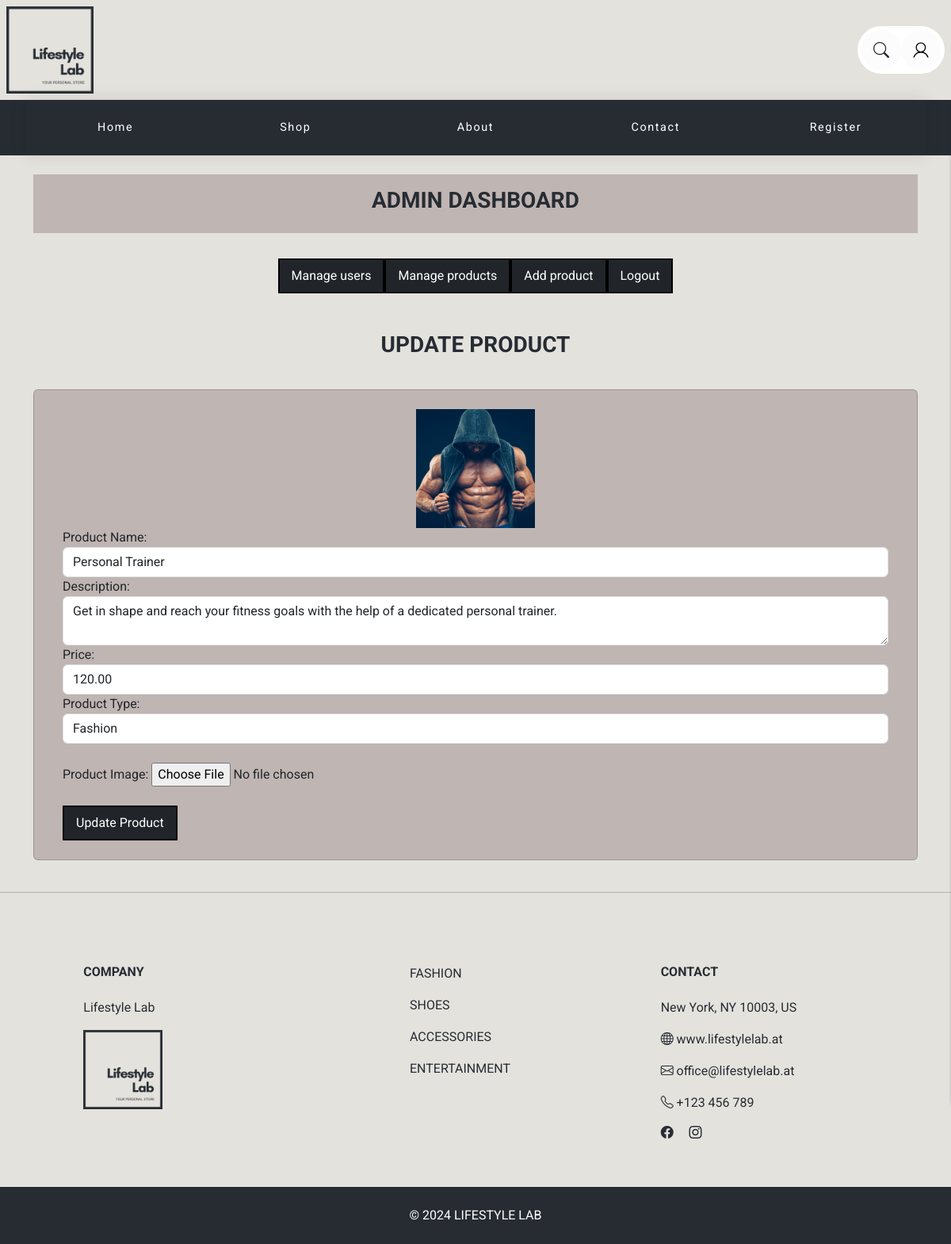
The app's page /product_update.php?id=5 with its own data.
### tables this page shows
CREATE TABLE `product` (
  `id` int(11) NOT NULL,
  `name` varchar(50) NOT NULL,
  `description` varchar(255) DEFAULT NULL,
  `price` decimal(12,2) NOT NULL,
  `img` varchar(255) DEFAULT NULL,
  `fk_type` int(11) DEFAULT NULL,
  `fk_status` int(11) DEFAULT NULL
);

### product_update.php (the view, shortened to what this page needs)
<?php
require_once './php_db/query.php';
$id = $_GET["id"];
$sql = "SELECT * FROM `product` WHERE id = {$id}";
$result = mysqli_query($connect, $sql);
$row = mysqli_fetch_assoc($result);
?>
<!DOCTYPE html>
<html lang="en">
<head>
</head>
<body>
    <?php include '_navbar.php' ?>
    <?php include '_navbardash.php' ?>
    <div class="container mt-4">
        <div class="container text-center p-3 mb-3">
            <h3 class="">UPDATE PRODUCT</h3>
        </div>
        <div class="card container bg-body-custom">
            <div class="container p-4">
                <div class="text-center">
                    <img src="images/product/<?= htmlspecialchars($row["img"]) ?>" alt="Product Image" width="150">
                </div>
                <form method="post" enctype="multipart/form-data">
                    <div class="form-group">
                        <label for="name">Product Name:</label>
                        <input type="text" class="form-control" id="name" placeholder="Product name" name="name" value="<?= htmlspecialchars($row["name"]) ?>" required>
                    </div>
                    <div class="form-group">
                        <label for="description">Description:</label>
                        <textarea class="form-control" id="description" placeholder="Product description" name="description" required><?= htmlspecialchars($row["description"]) ?></textarea>
                    </div>
                    <div class="form-group">
                        <label for="price">Price:</label>
                        <input type="number" class="form-control" id="price" placeholder="Product price" name="price" value="<?= htmlspecialchars($row["price"]) ?>" required step="0.01">
                    </div>
                    <div class="form-group">
                        <label for="type">Product Type:</label>
                        <select class="form-control" id="type" name="type">
                            <option value="1" <?= $row["fk_type"] == 1 ? "selected" : "" ?>>Fashion</option>
                        </select>
                    </div>
                    <br>
                    <div class="form-group">
                        <label for="picture">Product Image:</label>
                        <input type="file" class="form-control-file" id="picture" name="picture">
                    </div>
                    <br>
                    <button class="btn btn-dark" type="submit" name="update">Update Product</button>
                </form>
            </div>
        </div>
    </div>
</body>
</html>

### css/style.css (style rules this page uses)
body { font-family: "Roboto", sans-serif; font-weight: 400; font-style: normal; color: #272c33; background-color: #E3e2dd; }
h3,h6 { font-family: "Roboto", sans-serif; font-weight: 700; font-style: normal; }
.btn { padding: 8px 15px 8px 15px; border-radius: 0 !important; }
.btn-dark { border: 2px solid black; color: white; }
.container, p, h1, h2, h3, h4, h5, h6 { animation: fadeInUp 1s ease forwards; }
.btn { animation: fadeInUp 1s ease forwards; }
.card { animation: fadeInUp 1s ease forwards; }
.bg-body-custom { background-color: #bfb5b2; }
section { padding-top: 50px; padding-bottom: 50px; z-index: 2; position: relative; }
.footext2 { font-family: "Roboto", sans-serif; font-weight: 400; font-style: normal; color: #272c33; text-decoration: none; text-transform: uppercase; }
.text-white { text-decoration: none; text-transform: uppercase; }

### css/nav.css (style rules this page uses)
:root { --gap: 2rem; }
a { text-decoration: none; }

### records on screen
product: img (picture), name "Personal Trainer", description "Get in shape and reach your fitness goals with the help of a dedicated personal trainer.", price "120.00"
